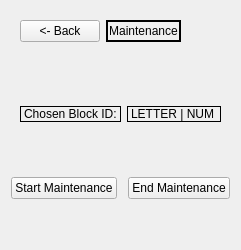
           <widget class="QWidget" name="page_4">
            <layout class="QVBoxLayout" name="verticalLayout_15">
             <item>
              <layout class="QVBoxLayout" name="verticalLayout_14" stretch="1,0,5,0,5">
               <item>
                <widget class="QWidget" name="widget_8" native="true">
                 <layout class="QHBoxLayout" name="horizontalLayout_15">
                  <item>
                   <layout class="QHBoxLayout" name="horizontalLayout_16">
                    <item>
                     <widget class="QPushButton" name="pushButton_8">
                      <property name="sizePolicy">
                       <sizepolicy hsizetype="Fixed" vsizetype="Fixed">
                        <horstretch>0</horstretch>
                        <verstretch>0</verstretch>
                       </sizepolicy>
                      </property>
                      <property name="maximumSize">
                       <size>
                        <width>16777215</width>
                        <height>16777215</height>
                       </size>
                      </property>
                      <property name="text">
                       <string>&lt;- Back</string>
                      </property>
                     </widget>
                    </item>
                    <item>
                     <widget class="QLabel" name="label_23">
                      <property name="sizePolicy">
                       <sizepolicy hsizetype="Preferred" vsizetype="Preferred">
                        <horstretch>0</horstretch>
                        <verstretch>0</verstretch>
                       </sizepolicy>
                      </property>
                      <property name="frameShape">
                       <enum>QFrame::Box</enum>
                      </property>
                      <property name="lineWidth">
                       <number>2</number>
                      </property>
                      <property name="text">
                       <string>Maintenance</string>
                      </property>
                      <property name="alignment">
                       <set>Qt::AlignCenter</set>
                      </property>
                      <property name="margin">
                       <number>0</number>
                      </property>
                     </widget>
                    </item>
                    <item>
                     <spacer name="horizontalSpacer_5">
                      <property name="orientation">
                       <enum>Qt::Horizontal</enum>
                      </property>
                      <property name="sizeType">
                       <enum>QSizePolicy::Preferred</enum>
                      </property>
                      <property name="sizeHint" stdset="0">
                       <size>
                        <width>40</width>
                        <height>20</height>
                       </size>
                      </property>
                     </spacer>
                    </item>
                   </layout>
                  </item>
                 </layout>
                </widget>
               </item>
               <item>
                <spacer name="verticalSpacer">
                 <property name="orientation">
                  <enum>Qt::Vertical</enum>
                 </property>
                 <property name="sizeHint" stdset="0">
                  <size>
                   <width>20</width>
                   <height>40</height>
                  </size>
                 </property>
                </spacer>
               </item>
               <item>
                <widget class="QWidget" name="widget_10" native="true">
                 <layout class="QHBoxLayout" name="horizontalLayout_20">
                  <item>
                   <layout class="QHBoxLayout" name="horizontalLayout_19">
                    <item>
                     <widget class="QLabel" name="label_24">
                      <property name="frameShape">
                       <enum>QFrame::Box</enum>
                      </property>
                      <property name="text">
                       <string>Chosen Block ID:</string>
                      </property>
                     </widget>
                    </item>
                    <item>
                     <widget class="QLabel" name="label_25">
                      <property name="frameShape">
                       <enum>QFrame::Box</enum>
                      </property>
                      <property name="text">
                       <string>LETTER | NUM</string>
                      </property>
                     </widget>
                    </item>
                   </layout>
                  </item>
                 </layout>
                </widget>
               </item>
               <item>
                <spacer name="verticalSpacer_2">
                 <property name="orientation">
                  <enum>Qt::Vertical</enum>
                 </property>
                 <property name="sizeHint" stdset="0">
                  <size>
                   <width>20</width>
                   <height>40</height>
                  </size>
                 </property>
                </spacer>
               </item>
               <item>
                <widget class="QWidget" name="widget_9" native="true">
                 <layout class="QHBoxLayout" name="horizontalLayout_17">
                  <property name="leftMargin">
                   <number>0</number>
                  </property>
                  <property name="topMargin">
                   <number>0</number>
                  </property>
                  <property name="rightMargin">
                   <number>0</number>
                  </property>
                  <property name="bottomMargin">
                   <number>0</number>
                  </property>
                  <item>
                   <layout class="QHBoxLayout" name="horizontalLayout_18">
                    <item>
                     <widget class="QPushButton" name="pushButton_10">
                      <property name="sizePolicy">
                       <sizepolicy hsizetype="Preferred" vsizetype="Preferred">
                        <horstretch>0</horstretch>
                        <verstretch>0</verstretch>
                       </sizepolicy>
                      </property>
                      <property name="text">
                       <string>Start Maintenance</string>
                      </property>
                     </widget>
                    </item>
                    <item>
                     <spacer name="horizontalSpacer_6">
                      <property name="orientation">
                       <enum>Qt::Horizontal</enum>
                      </property>
                      <property name="sizeType">
                       <enum>QSizePolicy::Preferred</enum>
                      </property>
                      <property name="sizeHint" stdset="0">
                       <size>
                        <width>5</width>
                        <height>10</height>
                       </size>
                      </property>
                     </spacer>
                    </item>
                    <item>
                     <widget class="QPushButton" name="pushButton_11">
                      <property name="sizePolicy">
                       <sizepolicy hsizetype="Preferred" vsizetype="Preferred">
                        <horstretch>0</horstretch>
                        <verstretch>0</verstretch>
                       </sizepolicy>
                      </property>
                      <property name="text">
                       <string>End Maintenance</string>
                      </property>
                     </widget>
                    </item>
                   </layout>
                  </item>
                 </layout>
                </widget>
               </item>
              </layout>
             </item>
             <item>
              <spacer name="verticalSpacer_3">
               <property name="orientation">
                <enum>Qt::Vertical</enum>
               </property>
               <property name="sizeType">
                <enum>QSizePolicy::Preferred</enum>
               </property>
               <property name="sizeHint" stdset="0">
                <size>
                 <width>20</width>
                 <height>40</height>
                </size>
               </property>
              </spacer>
             </item>
            </layout>
           </widget>
